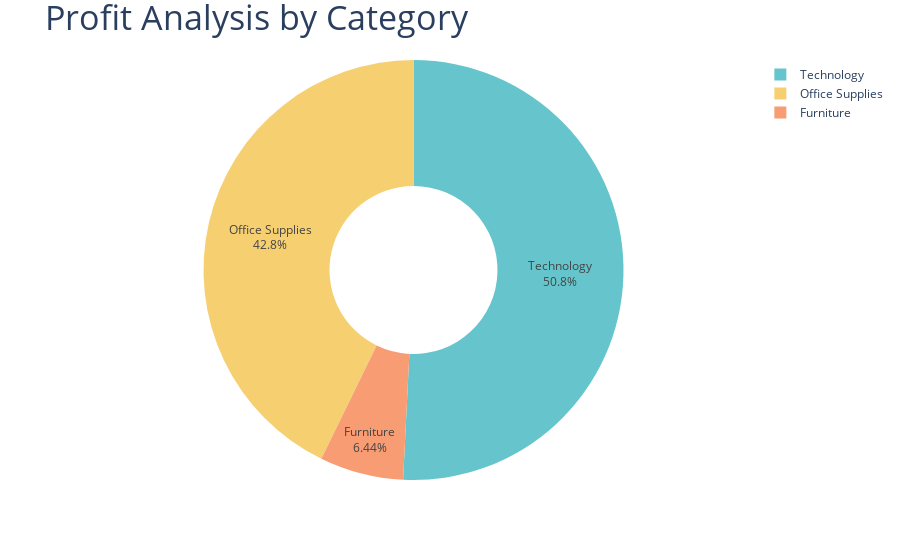

Notebook code cell kept with this figure:
### Code cell
fig = px.pie(
Profit_by_category,    
values='Profit',
names='Category',
hole=0.4,
color_discrete_sequence=px.colors.qualitative.Pastel
)

fig.update_traces(textposition='inside',textinfo='percent + label')
fig.update_layout(title_text = 'Profit Analysis by Category',title_font=dict(size=34))
fig.show()

### Figure 1 — Plotly figure (JSON) as saved in the notebook; plotly's stock layout.template omitted (floating-point values rounded to 4 significant figures)
{"data": [{"domain": {"x": [0, 1], "y": [0, 1]}, "hole": 0.4, "hovertemplate": "Category=%{label}<br>Profit=%{value}<extra></extra>", "labels": ["Furniture", "Office Supplies", "Technology"], "legendgroup": "", "name": "", "showlegend": true, "textinfo": "percent+label", "textposition": "inside", "type": "pie", "values": [18450.0, 122500.0, 145500.0]}], "layout": {"legend": {"tracegroupgap": 0}, "margin": {"t": 60}, "piecolorway": ["rgb(102, 197, 204)", "rgb(246, 207, 113)", "rgb(248, 156, 116)", "rgb(220, 176, 242)", "rgb(135, 197, 95)", "rgb(158, 185, 243)", "rgb(254, 136, 177)", "rgb(201, 219, 116)", "rgb(139, 224, 164)", "rgb(180, 151, 231)", "rgb(179, 179, 179)"], "title": {"font": {"size": 34}, "text": "Profit Analysis by Category"}}}
